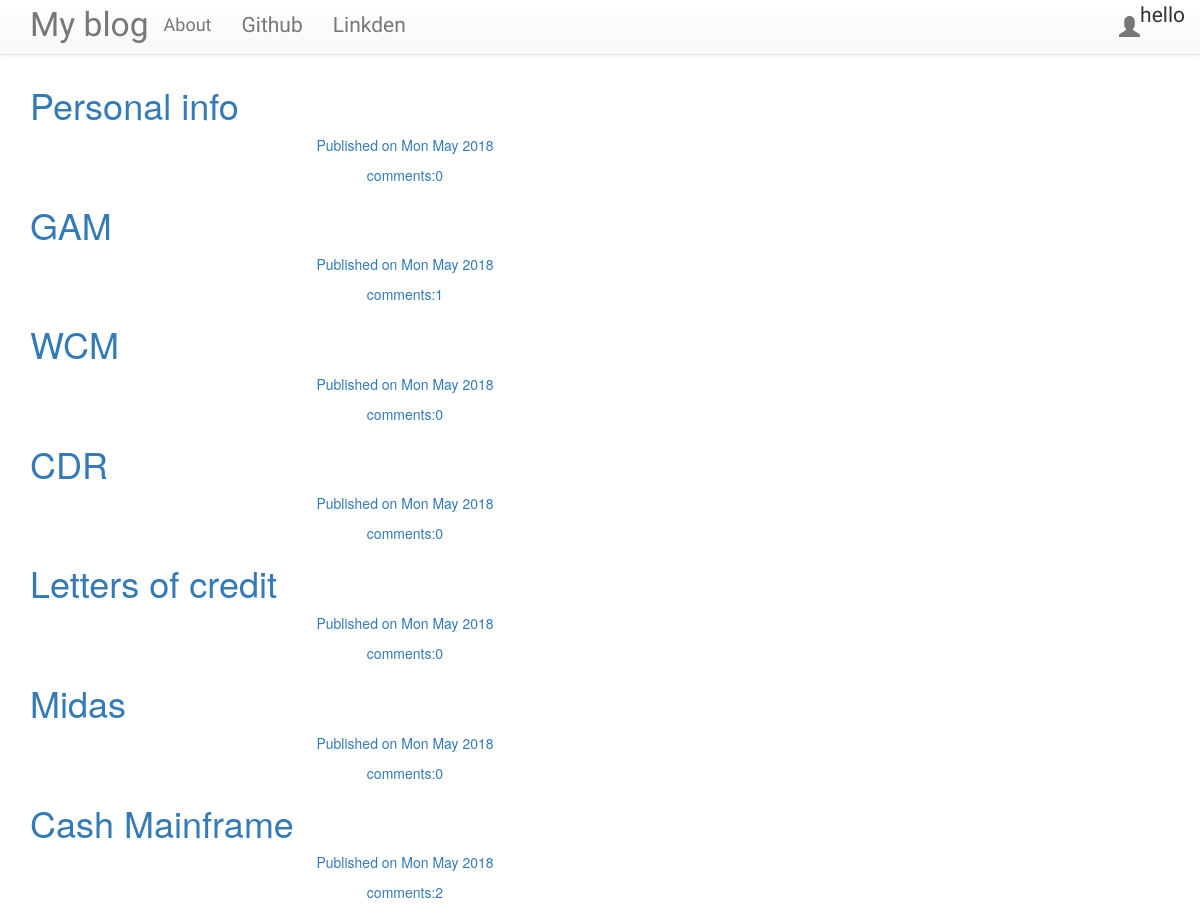
The page / on the database its author committed.
### blog/models.py (models this page shows, shortened)
class Post(models.Model):
    author = models.ForeignKey('auth.user')
    title=models.CharField(max_length=286)
    text=models.TextField()
    create_date=models.DateTimeField(default=timezone.now)
    published_date=models.DateTimeField(blank=True,null=True)

### blog/views.py (the view)
# urls.py: url(r'^$',views.PostListView.as_view(),name='post_list'),
class PostListView(ListView):
            model=Post
            def get_queryset(self):
                return Post.objects.filter(published_date__lte=timezone.now()).order_by('-published_date')

### blog/templates/blog/post_list.html
{% extends 'blog/base.html' %}
{% block body_block%}
<div class="centerstage">
  {% for post in post_list %}
    <div class="post">
      <h1><a href="{% url 'blog:post_detail' pk=post.pk %}">{{post.title}}</h1>
    </div>
    <div class="postdate">
      <p>Published on {{post.published_date|date:"D M Y"}}</p>
      <p><a href="{% url 'blog:post_detail' pk=post.pk %}">comments:{{post.comments.count}}</a></p>
    </div>
  {% endfor%}
</div>
{%endblock%}

### blog/templates/blog/base.html (shortened to what this page needs)
<!DOCTYPE html>
{% load staticfiles %}
<html lang="en" dir="ltr">
  <head>
    <link rel="stylesheet" href="https://maxcdn.bootstrapcdn.com/bootstrap/3.3.7/css/bootstrap.min.css">
    <link rel="stylesheet" href="https://maxcdn.bootstrapcdn.com/bootstrap/3.3.7/css/bootstrap-theme.min.css">
    <link rel="stylesheet" href="//cdn.jsdelivr.net/medium-editor/latest/css/medium-editor.min.css" type="text/css" media="screen" charset="utf-8">
    <link rel="stylesheet" href="{% static 'css/myblog.css' %}">
  </head>
  <body class="loader">
          <nav class="navbar navbar-default navbar-static-top techfont custom-navbar">
            <div class="container">
              <ul class="nav navbar-nav">
                <li><a class="navbar-brand bigbrand" href="{% url 'blog:post_list' %}" >My blog</a></li>
                <li><a class="navbar-brand" href="{% url 'blog:about' %}">About</a></li>
                <li><a class="navbar-link" href="https://github.com">Github</a></li>
                <li><a class="navbar-link" href="https://linkedin.com">Linkden</a></li>
              </ul>
              <ul class="nav navbar-nav navbar-right">hello
              {% if user.is_authenticated %}
              <li><a  href="{% url 'blog:post_new' %}">New Post</a></li>
              <li><a  href="{% url 'blog:draft_list' %}">Drafts</a></li>
              <li><a  href="{% url 'logout' %}">Logout</a></li>
              <li><p>Welcome {{user.username}}</p></li>
              {%else%}
              <li><a class="nav navbar-right" href="{% url 'login' %}"><span class="glyphicon glyphicon-user"></span></a></li>
              {% endif%}
              </ul>
            </div>
        </nav>
        <div class="content container">
          <div class="row">
            <div class="col-md-8">
              <div class="content_block">
                {% block body_block%}
                {%endblock%}
              </div>
            </div>
          </div>
        </div>
  </body>
</html>

### blog/static/css/myblog.css (style rules this page uses)
.techfont { font-family: 'Gochi Hand', cursive; font-size: 1.5em; margin-bottom: 10px; }
.bigbrand { font-size: 1.6em; }
.centerstage { margin-left: auto; margin-right: auto; }
.postdate { text-align: center }
.loader { filter:hue-rotate(0deg); color: linear-gradient(45deg,#0f8,#08f); animation:hue 10000ms infinite linear; }

### rows shown on the page
Post: title "Personal info", published_date "Mon May 2018", comments.count "0"
Post: title "GAM", published_date "Mon May 2018", comments.count "1"
Post: title "WCM", published_date "Mon May 2018", comments.count "0"
Post: title "CDR", published_date "Mon May 2018", comments.count "0"
Post: title "Letters of credit", published_date "Mon May 2018", comments.count "0"
Post: title "Midas", published_date "Mon May 2018", comments.count "0"
Post: title "Cash Mainframe", published_date "Mon May 2018", comments.count "2"
